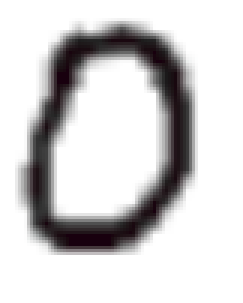
#> input picture src/training/0/0.png, 81 x 101 px, found by its file name (shown 3 times larger); its folder holds only this picture in this run
$ python ImageDetection.py
#> lines starting #> are read from the running program, lines starting #| are printed output that depends on the picture; after the words box and inside, x2 and y2 are one past the last pixel; in counts of white or black regions, pixels touching at a corner belong together; long printed decimals are rounded
import os
import cv2
import numpy as np
from sklearn import svm

import matplotlib.pyplot as plt

test_path = '/home/mrtu/Downloads/Misa/ImageDetection/src/test'
training = '/home/mrtu/Downloads/Misa/ImageDetection/src/training'


def show_image(image):
    if len(image.shape) == 2:
        plt.imshow(image, cmap='gray')
    else:
        plt.imshow(image)
    plt.show()


class Mnist:

    def __init__(self):
        self.model = None

    def get_training_data(self):

        x_train = []
        y_train = []
        for v in os.listdir(training):
            if not v.isdigit():
                continue
            target = int(v)

            images_path = os.path.join(training, v)
            for img_path in os.listdir(images_path):
                real_path = os.path.join(images_path, img_path)
                img = cv2.imread(real_path, 0)
#> img: shape (101, 81); min 8, max 255, mean 209

                image = self.preprocess(img)
#> in preprocess, `image = 255 - image`:
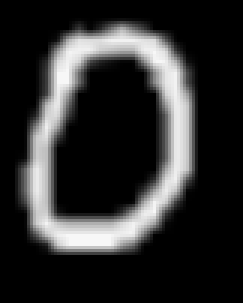
#> image: shape (101, 81) (shown 3 times larger); min 0, max 247, mean 46
#> in preprocess, `contours = cv2.findContours(image, cv2.RETR_EXTERNAL, cv2.CHAIN_APPROX..`: contours = 1 contour; box (x1, y1, x2, y2) and area: (5, 6, 66, 85) 4033
#> in preprocess, `[x, y, w, h] = cv2.boundingRect(contours[0])`: x = 5; y = 6; w = 61; h = 79
#> in preprocess, `image = image[y:y + h, x:x + w]`:
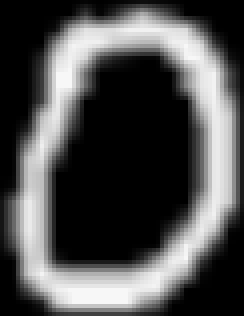
#> image: shape (79, 61) (shown 4 times larger); min 0, max 247, mean 78.1
#> in preprocess, `image = cv2.resize(image, (28, 28))`:
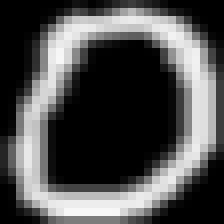
#> image: shape (28, 28) (shown 8 times larger); min 0, max 247, mean 78.2
                x_train.append(self.get_feature(image))
                y_train.append(target)
#> pass 2 of the loop in get_training_data, `for v in os.listdir(training):`:
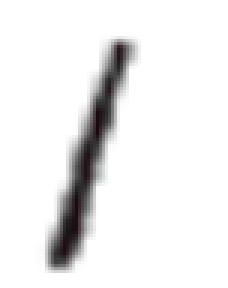
#> input picture src/training/1/0.png, 76 x 96 px, found by its file name (shown 3 times larger)
#> in preprocess (call 2), `image = 255 - image`:
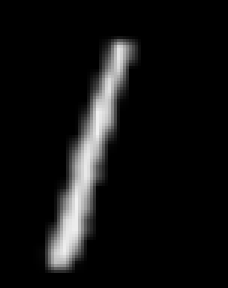
#> image: shape (96, 76) (shown 3 times larger); min 0, max 241, mean 18
#> contours = 1 contour; box (x1, y1, x2, y2) and area: (11, 12, 47, 91) 1132
#> x = 11; y = 12; w = 36
#> in preprocess (call 2), `image = cv2.resize(image, (28, 28))`:
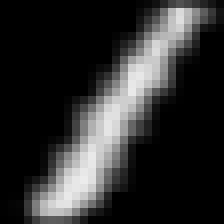
#> image: shape (28, 28) (shown 8 times larger); min 0, max 236, mean 46.2

        return np.array(x_train), np.array(y_train)

    def train(self):
        self.build_model()

        x_train, y_train = self.get_training_data()
#> y_train = [0, 1]

        x_train = np.asarray(x_train, dtype='float')

        self.model.fit(x_train, y_train)
        accuracy = self.model.score(x_train, y_train)
#> accuracy = 1
        print("accuracy train: %f" % accuracy)
#| accuracy train: 1.000
        return accuracy

    def test(self):
        count_correct = 0
        count = 0
#> (the run stopped early here; a loop or call above may not have finished)
